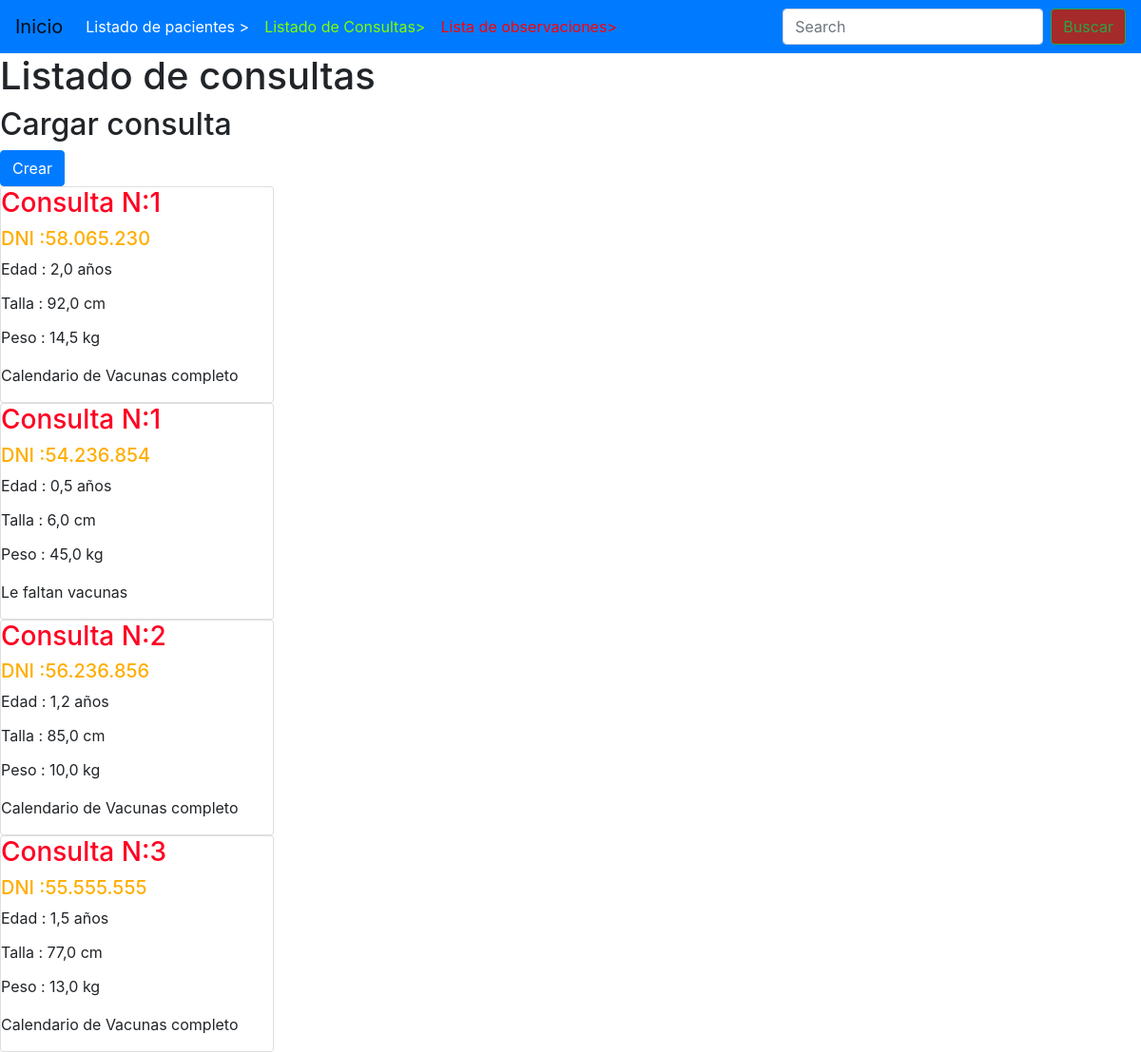
The page /queries/list-queries/ on the database its author committed.
### queries/models.py (models this page shows, shortened)
class Queries(models.Model):
    dni=models.CharField(max_length=11)
    n_query  = models.IntegerField()
    weight = models.FloatField()
    height = models.FloatField()
    age = models.FloatField()
    vaccines = models.BooleanField(default=True)
    class Meta:
        verbose_name = 'Consulta'
        verbose_name_plural ='Consultas'

### queries/views.py (the view)
# urls.py: path('list-queries/', list_queries),
def list_queries(request):
    if 'search' in request.GET:
        search = request.GET['search']
        queries = Queries.objects.filter(dni__icontains=search)
    else:
        queries = Queries.objects.all()
    context ={
        'queries':queries,
    }
    return render(request, 'queries/list_queries.html',context=context )

### template/queries/list_queries.html (shortened to what this page needs)
{% extends 'base.html' %}
{% block content %}
    <h1>Listado de consultas</h1>
    <h2>Cargar consulta </h2> <a href="/queries/create-query" class="btn btn-primary">Crear</a>
    {% for query in queries %}
        <div class="card" style="width: 18rem;">
            <h3 style="color: rgb(255, 0, 34);" class="card-text">Consulta N:{{query.n_query}}</h3>
            <h5 style="color: rgb(255, 174, 0);" class="card-text">DNI :{{query.dni}}</h5>
            <p class="card-title">Edad : {{query.age}} años</p>
            <p class="card-title">Talla : {{query.height}} cm</p>
            <p class="card-text"> Peso : {{query.weight}} kg</p>
            {% if query.vaccines == True %}
                <p>Calendario de Vacunas completo</p>
            {% else %}
                <p>Le faltan vacunas</p>
            {% endif %}
            </div>
    {% endfor %}
{% endblock %}

### rows shown on the page
Queries: n_query "1", dni "58.065.230", age "2,0", height "92,0", weight "14,5", vaccines "Calendario de Vacunas completo"
Queries: n_query "1", dni "54.236.854", age "0,5", height "6,0", weight "45,0", vaccines "Le faltan vacunas"
Queries: n_query "2", dni "56.236.856", age "1,2", height "85,0", weight "10,0", vaccines "Calendario de Vacunas completo"
Queries: n_query "3", dni "55.555.555", age "1,5", height "77,0", weight "13,0", vaccines "Calendario de Vacunas completo"
